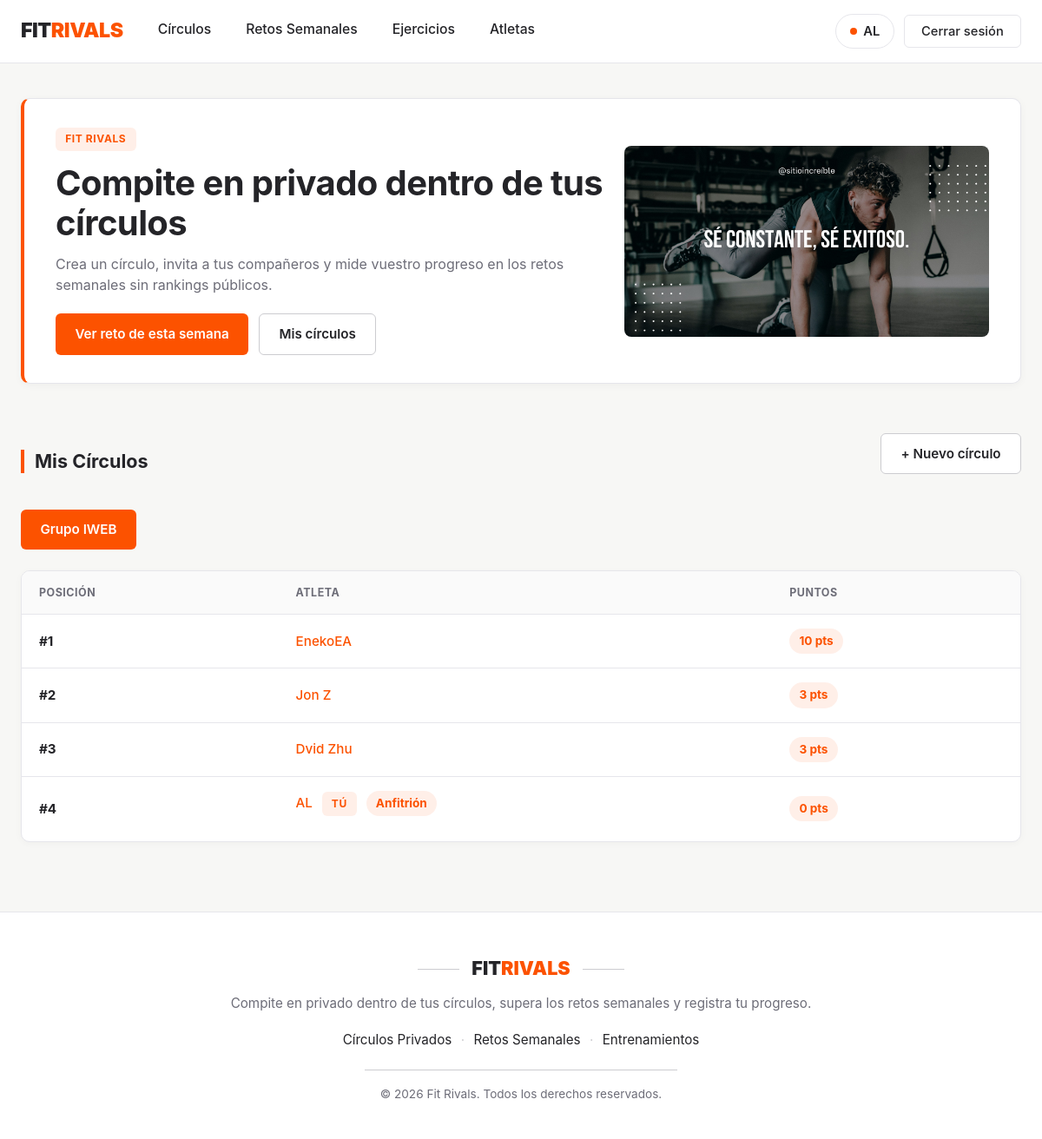
Page / (signed in) on the committed database.
### FitrivalsApp/models.py (models this page shows, shortened)
class Circulo(models.Model):
    nombre = models.CharField(max_length=100)
    descripcion = models.TextField(blank=True, default='')
    anfitrion = models.ForeignKey(Usuario, on_delete=models.CASCADE, related_name='circulos_creados')
    miembros = models.ManyToManyField(Usuario, related_name='circulos', blank=True)
    fecha_creacion = models.DateField(auto_now_add=True)

class Usuario(models.Model):
    nombre = models.CharField(max_length=100, unique=True)
    email = models.EmailField(unique=True)
    password = models.CharField(max_length=128)
    fecha_alta = models.DateField(auto_now_add=True)
    puntos = models.IntegerField(default=0)

### FitrivalsApp/views.py (the view)
# urls.py: path('', views.index, name='index'),
def index(request):
    retos = Reto.objects.all()
    mis_circulos = Circulo.objects.none()
    circulo_activo = None
    ranking_circulo = []
    invitaciones_pendientes = []
    usuario_id = request.session.get('usuario_id')
    if usuario_id:
        yo = Usuario.objects.filter(pk=usuario_id).first()
        if yo:
            mis_circulos = yo.circulos.all().order_by('nombre')
            circulo_activo = _obtener_circulo_activo(request, mis_circulos)
            invitaciones_pendientes = InvitacionCirculo.objects.filter(
                invitado=yo, estado='PENDIENTE'
            ).select_related('circulo', 'circulo__anfitrion')
            if circulo_activo:
                ranking_circulo = circulo_activo.miembros.order_by('-puntos')
    return render(request, 'index.html', {
        'retos': retos,
        'mis_circulos': mis_circulos,
        'circulo_activo': circulo_activo,
        'ranking_circulo': ranking_circulo,
        'invitaciones_pendientes': invitaciones_pendientes,
    })

### FitrivalsApp/views.py (called while the page is built)
def _obtener_circulo_activo(request, mis_circulos):
    circulo_id = request.GET.get('circulo')
    if circulo_id and circulo_id.isdigit():
        seleccionado = mis_circulos.filter(pk=int(circulo_id)).first()
        if seleccionado:
            return seleccionado
    return mis_circulos.first()

### FitrivalsApp/templates/index.html (shortened to what this page needs)
{% extends 'base.html' %}
{% load static %}
{% block content %}
<section class="dashboard-hero">
    <div class="hero-card" style="display: flex; flex-wrap: wrap; align-items: center; justify-content: space-between; gap: 1.5rem;">
        <div style="flex: 1; min-width: 260px;">
            <span class="badge-orange">FIT RIVALS</span>
            <h1>Compite en privado dentro de tus círculos</h1>
            <p>Crea un círculo, invita a tus compañeros y mide vuestro progreso en los retos semanales sin rankings públicos.</p>
            <div class="hero-actions">
                <a href="{% url 'lista_retos' %}" class="btn-primary-strava">Ver reto de esta semana</a>
                <a href="{% url 'lista_circulos' %}" class="btn-secondary-strava">Mis círculos</a>
            </div>
        </div>
        <div style="flex: 1; min-width: 260px; max-width: 420px;">
            <img src="{% static 'img/banner.jpg' %}"
                 alt="Entrenamiento Fit Rivals"
                 style="width: 100%; height: 220px; object-fit: cover; border-radius: 8px; display: block;">
        </div>
    </div>
</section>
{% if request.session.usuario_id %}
    {% if mis_circulos %}
        <div class="section-header" style="margin-top: 2rem;">
            <h2>Mis Círculos</h2>
            <a href="{% url 'crear_circulo' %}" class="btn-secondary-strava">+ Nuevo círculo</a>
        </div>
        <div class="hero-actions" style="margin-bottom: 1.5rem; flex-wrap: wrap;">
            {% for c in mis_circulos %}
                <a href="?circulo={{ c.pk }}"
                   class="{% if circulo_activo.pk == c.pk %}btn-primary-strava{% else %}btn-secondary-strava{% endif %}">
                    {{ c.nombre }}
                </a>
            {% endfor %}
        </div>
        {% if circulo_activo %}
            <div class="strava-table-wrapper" style="margin-bottom: 2rem;">
                <table class="strava-table">
                    <thead>
                        <tr>
                            <th>Posición</th>
                            <th>Atleta</th>
                            <th>Puntos</th>
                        </tr>
                    </thead>
                    <tbody>
                        {% for u in ranking_circulo %}
                        <tr>
                            <td><strong>#{{ forloop.counter }}</strong></td>
                            <td>
                                <a href="{% url 'detalle_usuario' u.pk %}">{{ u.nombre }}</a>
                                {% if u.id == request.session.usuario_id %}
                                    <span class="badge-orange" style="margin-left: 0.4rem;">Tú</span>
                                {% endif %}
                                {% if u.id == circulo_activo.anfitrion_id %}
                                    <span class="points-badge" style="margin-left: 0.4rem;">Anfitrión</span>
                                {% endif %}
                            </td>
                            <td><span class="points-badge">{{ u.puntos }} pts</span></td>
                        </tr>
                        {% endfor %}
                    </tbody>
                </table>
            </div>
        {% endif %}
    {% endif %}
{% endif %}
{% endblock %}

### FitrivalsApp/static/css/estilos.css (style rules this page uses)
:root { --strava-orange: #FC5200; --strava-orange-hover: #E04A00; --strava-orange-soft: rgba(252, 82, 0, 0.09); --bg-page: #F7F7F5; --bg-white: #FFFFFF; --bg-soft: #F3F2EE; --text-dark: #242428; --text-muted: #6D6D78; --border-light: #E6E6EB; --border-strong: #CCCCD0; --radius: 10px; }
*, *::before, *::after { box-sizing: border-box; }
html { scroll-behavior: smooth; }
html, body { margin: 0; padding: 0; min-height: 100%; background-color: var(--bg-page); color: var(--text-dark); font-family: "Inter", system-ui, -apple-system, "Segoe UI", Roboto, Helvetica, Arial, sans-serif; font-size: 1rem; line-height: 1.55; -webkit-font-smoothing: antialiased; }
h1 { margin: 0 0 0.75rem; font-size: clamp(1.9rem, 4vw, 2.5rem); font-weight: 700; line-height: 1.15; letter-spacing: -0.015em; color: var(--text-dark); }
h2 { margin: 2.25rem 0 1.1rem; padding-left: 0.75rem; border-left: 4px solid var(--strava-orange); font-size: 1.35rem; font-weight: 700; line-height: 1.25; color: var(--text-dark); }
a { color: var(--strava-orange); font-weight: 500; text-decoration: none; }
.btn-primary-strava { display: inline-flex; align-items: center; justify-content: center; gap: 0.45rem; padding: 0.7rem 1.4rem; background-color: var(--strava-orange); color: #FFFFFF; font-size: 0.95rem; font-weight: 600; border: none; border-radius: 6px; cursor: pointer; text-decoration: none; transition: background-color 0.15s ease, transform 0.1s ease; }
.btn-secondary-strava { display: inline-flex; align-items: center; justify-content: center; gap: 0.45rem; padding: 0.7rem 1.4rem; background-color: #FFFFFF; color: var(--text-dark); font-size: 0.95rem; font-weight: 600; border: 1px solid var(--border-strong); border-radius: 6px; cursor: pointer; text-decoration: none; transition: border-color 0.15s ease, background-color 0.15s ease; }
.dashboard-hero { margin-bottom: 2.5rem; }
.hero-card { background-color: #FFFFFF; border: 1px solid var(--border-light); border-left: 4px solid var(--strava-orange); border-radius: var(--radius); padding: 2rem 2.25rem; box-shadow: 0 2px 10px rgba(0, 0, 0, 0.04); }
.badge-orange { display: inline-block; padding: 0.28rem 0.7rem; margin-bottom: 0.85rem; background-color: var(--strava-orange-soft); color: var(--strava-orange); font-size: 0.75rem; font-weight: 700; letter-spacing: 0.05em; border-radius: 6px; text-transform: uppercase; }
.hero-card p { margin: 0 0 1.25rem; color: var(--text-muted); max-width: 680px; }
.hero-actions { display: flex; flex-wrap: wrap; gap: 0.75rem; }
.strava-table-wrapper { background-color: #FFFFFF; border: 1px solid var(--border-light); border-radius: var(--radius); box-shadow: 0 2px 8px rgba(0, 0, 0, 0.03); overflow-x: auto; }
.strava-table { width: 100%; border-collapse: collapse; text-align: left; font-size: 0.95rem; }
.strava-table th { padding: 0.95rem 1.25rem; background-color: #FAFAFA; border-bottom: 1px solid var(--border-light); color: var(--text-muted); font-size: 0.78rem; font-weight: 700; text-transform: uppercase; letter-spacing: 0.04em; }
.strava-table td { padding: 1rem 1.25rem; border-bottom: 1px solid var(--border-light); color: var(--text-dark); }
.strava-table tr:last-child td { border-bottom: none; }
.points-badge { display: inline-block; padding: 0.25rem 0.7rem; background-color: var(--strava-orange-soft); color: var(--strava-orange); font-weight: 700; font-size: 0.85rem; border-radius: 999px; }
.section-header { display: flex; flex-wrap: wrap; align-items: center; justify-content: space-between; gap: 1rem; margin-bottom: 1.5rem; }

### rows in the picture
Circulo: nombre "Grupo IWEB"
Usuario: nombre "EnekoEA", puntos "10"
Usuario: nombre "Jon Z", puntos "3"
Usuario: nombre "Dvid Zhu", puntos "3"
Usuario: nombre "AL", shows "TÚ", shows "Anfitrión", puntos "0"

### other values in the picture
{{ request.session.usuario_nombre }} "AL"
